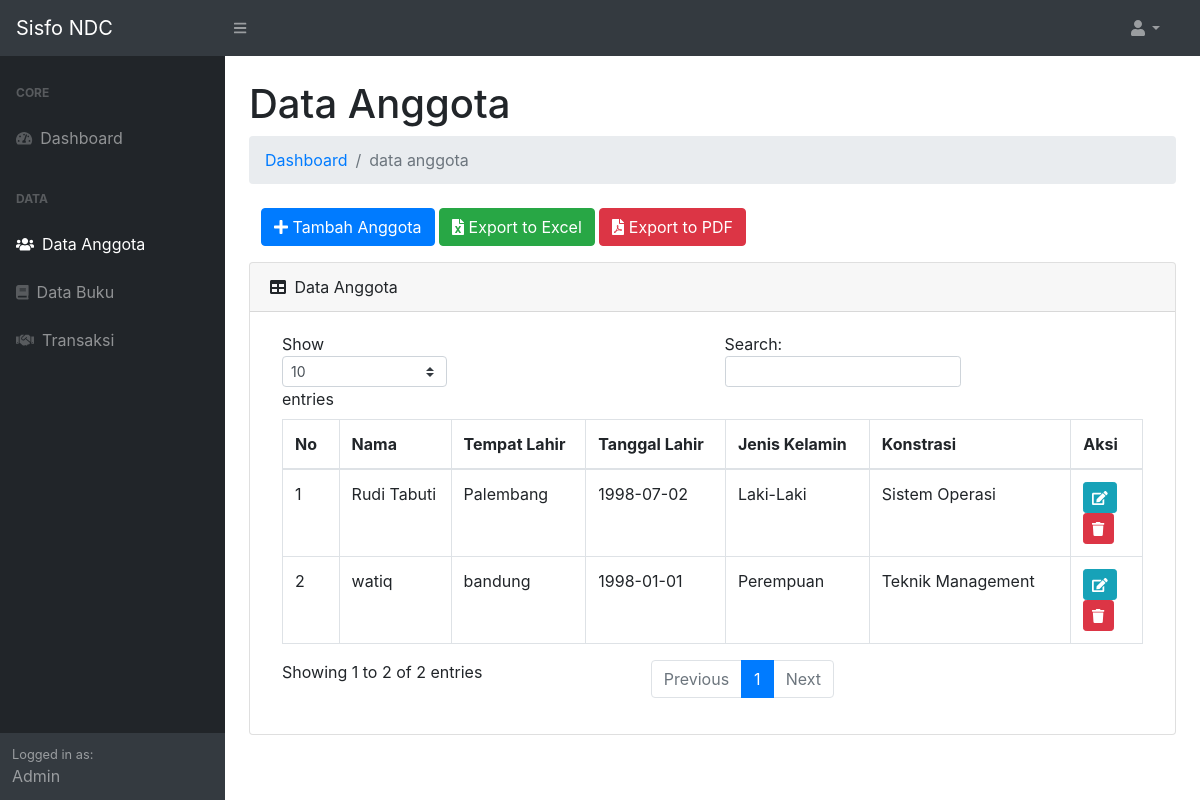
The app's page /index.php?p=anggota (signed in) with its own data.
### tables this page shows
CREATE TABLE IF NOT EXISTS `tb_anggota` (
  `id_anggota` int NOT NULL AUTO_INCREMENT,
  `nim` int NOT NULL,
  `nama_anggota` varchar(50) NOT NULL,
  `tempat_lahir` varchar(100) NOT NULL,
  `tgl_lahir` date NOT NULL,
  `jk` enum('L','P') NOT NULL,
  `prodi` varchar(75) NOT NULL,
  PRIMARY KEY (`id_anggota`)
);

### page/anggota/anggota.php (the view)
<?php
$ambilAnggota = $conn->query("SELECT * FROM tb_anggota ORDER BY id_anggota DESC") or die(mysqli_error($conn));
?>
<h1 class="mt-4">Data Anggota</h1>
<ol class="breadcrumb mb-4">
    <li class="breadcrumb-item"><a href="index.php">Dashboard</a></li>
    <li class="breadcrumb-item active">data anggota</li>
</ol>
<div class="col-md-12">
    <a href="?p=anggota&aksi=tambah" class="btn btn-primary mb-3"><i class="fa fa-plus"></i> Tambah Anggota</a>
    <a href="./laporan/laporan_anggota_excel.php" target="_blank" class="btn btn-success mb-3"><i class="fa fa-file-excel"></i>
 Export to Excel</a>
 <a href="./laporan/laporan_anggota_pdf.php" target="_blank" class="btn btn-danger mb-3"><i class="fa fa-file-pdf"></i>
 Export to PDF</a>
</div>
<div class="card mb-4">
    <div class="card-header">
        <i class="fas fa-table mr-1"></i>
        Data Anggota
    </div>
    <div class="card-body">
        <div class="table-responsive">
            <table class="table table-bordered" id="dataTable" width="100%" cellspacing="0">
                <thead>
                    <tr>
                        <th>No</th>
                        <th>Nama</th>
                        <th>Tempat Lahir</th>
                        <th>Tanggal Lahir</th>
                        <th>Jenis Kelamin</th>
                        <th>Konstrasi</th>
                        <th>Aksi</th>
                    </tr>
                </thead>
                <tbody>
                    <?php
                    $no = 1;
                    while ($pecahAnggota = $ambilAnggota->fetch_assoc()) {
                    $jk = ($pecahAnggota['jk'] == 'L') ? 'Laki-Laki' : 'Perempuan';
                    ?>
                    <tr>
                        <td><?= $no++; ?></td>
                        <td><?= $pecahAnggota['nama_anggota']; ?></td>
                        <td><?= $pecahAnggota['tempat_lahir']; ?></td>
                        <td><?= $pecahAnggota['tgl_lahir']; ?></td>
                        <td><?= $jk; ?></td>
                        <td><?= $pecahAnggota['prodi']; ?></td>
                        <td>
                            <a href="?p=anggota&aksi=ubah&id=<?= $pecahAnggota['id_anggota']; ?>" class="btn btn-info btn-sm"><i class="fa fa-edit"></i></a>
                            <a href="?p=anggota&aksi=hapus&id=<?= $pecahAnggota['id_anggota']; ?>" class="btn btn-danger btn-sm"><i class="fa fa-trash" onclick="return confirm('Yakin ?')"></i></a>
                        </td>
                    </tr>
                    <?php } ?>
                </tbody>
            </table>
        </div>
    </div>
</div>

### records on screen
tb_anggota: nama_anggota "Rudi Tabuti", tempat_lahir "Palembang", tgl_lahir "1998-07-02", jk "Laki-Laki", prodi "Sistem Operasi"
tb_anggota: nama_anggota "watiq", tempat_lahir "bandung", tgl_lahir "1998-01-01", jk "Perempuan", prodi "Teknik Management"

### other values on screen
$_SESSION['login']['nama'] "Admin"
